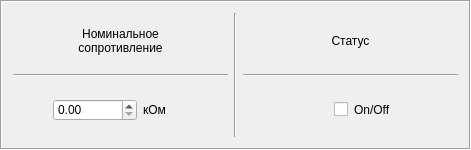
<?xml version="1.0" encoding="UTF-8"?>
<ui version="4.0">
 <class>ResistorInputFrame</class>
 <widget class="QFrame" name="ResistorInputFrame">
  <property name="geometry">
   <rect>
    <x>0</x>
    <y>0</y>
    <width>471</width>
    <height>150</height>
   </rect>
  </property>
  <property name="sizePolicy">
   <sizepolicy hsizetype="Preferred" vsizetype="Fixed">
    <horstretch>0</horstretch>
    <verstretch>0</verstretch>
   </sizepolicy>
  </property>
  <property name="minimumSize">
   <size>
    <width>0</width>
    <height>150</height>
   </size>
  </property>
  <property name="maximumSize">
   <size>
    <width>16777215</width>
    <height>200</height>
   </size>
  </property>
  <property name="windowTitle">
   <string>Form</string>
  </property>
  <property name="styleSheet">
   <string notr="true"/>
  </property>
  <property name="frameShape">
   <enum>QFrame::Box</enum>
  </property>
  <property name="frameShadow">
   <enum>QFrame::Sunken</enum>
  </property>
  <layout class="QHBoxLayout" name="horizontalLayout_4" stretch="1,0,1">
   <property name="sizeConstraint">
    <enum>QLayout::SetMinAndMaxSize</enum>
   </property>
   <item>
    <layout class="QVBoxLayout" name="verticalLayout" stretch="1,0,1">
     <item>
      <widget class="QLabel" name="label">
       <property name="minimumSize">
        <size>
         <width>0</width>
         <height>50</height>
        </size>
       </property>
       <property name="text">
        <string>Номинальное
сопротивление</string>
       </property>
       <property name="alignment">
        <set>Qt::AlignCenter</set>
       </property>
      </widget>
     </item>
     <item>
      <widget class="Line" name="line_3">
       <property name="orientation">
        <enum>Qt::Horizontal</enum>
       </property>
      </widget>
     </item>
     <item>
      <layout class="QHBoxLayout" name="horizontalLayout" stretch="0,1,1,0">
       <item>
        <spacer name="horizontalSpacer_4">
         <property name="orientation">
          <enum>Qt::Horizontal</enum>
         </property>
         <property name="sizeHint" stdset="0">
          <size>
           <width>40</width>
           <height>20</height>
          </size>
         </property>
        </spacer>
       </item>
       <item>
        <widget class="QDoubleSpinBox" name="consumptionSpinBox">
         <property name="styleSheet">
          <string notr="true">color: none;</string>
         </property>
         <property name="maximum">
          <double>300000.000000000000000</double>
         </property>
        </widget>
       </item>
       <item>
        <widget class="QLabel" name="label_8">
         <property name="text">
          <string>кОм</string>
         </property>
        </widget>
       </item>
       <item>
        <spacer name="horizontalSpacer_3">
         <property name="orientation">
          <enum>Qt::Horizontal</enum>
         </property>
         <property name="sizeHint" stdset="0">
          <size>
           <width>40</width>
           <height>20</height>
          </size>
         </property>
        </spacer>
       </item>
      </layout>
     </item>
    </layout>
   </item>
   <item>
    <widget class="Line" name="line">
     <property name="orientation">
      <enum>Qt::Vertical</enum>
     </property>
    </widget>
   </item>
   <item>
    <layout class="QVBoxLayout" name="verticalLayout_3" stretch="1,0,1">
     <item>
      <widget class="QLabel" name="label_5">
       <property name="minimumSize">
        <size>
         <width>0</width>
         <height>50</height>
        </size>
       </property>
       <property name="text">
        <string>Статус</string>
       </property>
       <property name="alignment">
        <set>Qt::AlignCenter</set>
       </property>
      </widget>
     </item>
     <item>
      <widget class="Line" name="line_5">
       <property name="orientation">
        <enum>Qt::Horizontal</enum>
       </property>
      </widget>
     </item>
     <item>
      <layout class="QHBoxLayout" name="horizontalLayout_3" stretch="0,1,1,0">
       <item>
        <spacer name="horizontalSpacer_5">
         <property name="orientation">
          <enum>Qt::Horizontal</enum>
         </property>
         <property name="sizeHint" stdset="0">
          <size>
           <width>40</width>
           <height>20</height>
          </size>
         </property>
        </spacer>
       </item>
       <item>
        <widget class="QCheckBox" name="statusCheckBox">
         <property name="minimumSize">
          <size>
           <width>50</width>
           <height>0</height>
          </size>
         </property>
         <property name="layoutDirection">
          <enum>Qt::RightToLeft</enum>
         </property>
         <property name="styleSheet">
          <string notr="true">color: none;</string>
         </property>
         <property name="text">
          <string/>
         </property>
        </widget>
       </item>
       <item>
        <widget class="QLabel" name="statusLabel">
         <property name="minimumSize">
          <size>
           <width>50</width>
           <height>0</height>
          </size>
         </property>
         <property name="text">
          <string>On/Off</string>
         </property>
        </widget>
       </item>
       <item>
        <spacer name="horizontalSpacer_6">
         <property name="orientation">
          <enum>Qt::Horizontal</enum>
         </property>
         <property name="sizeHint" stdset="0">
          <size>
           <width>40</width>
           <height>20</height>
          </size>
         </property>
        </spacer>
       </item>
      </layout>
     </item>
    </layout>
   </item>
  </layout>
 </widget>
 <resources/>
 <connections/>
</ui>
